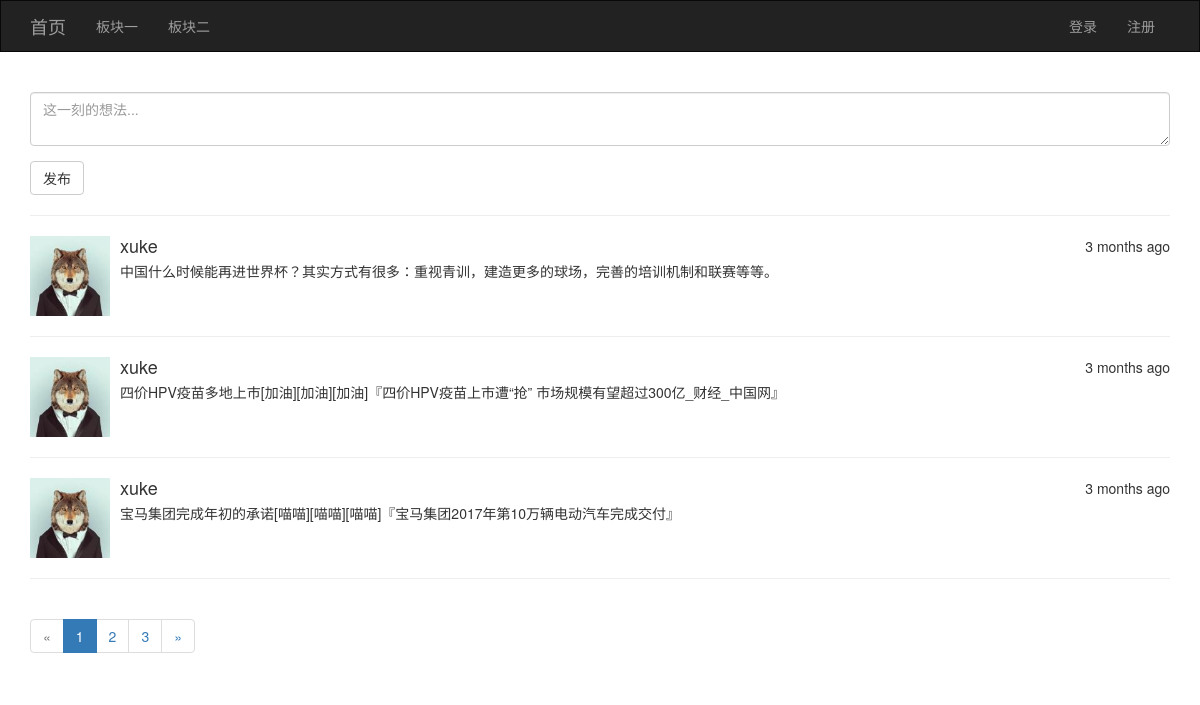
The page / on the database its author committed.
### app/models/posts.py (models this page shows)
class Post(db.Model):
    __tablename__ = 'posts'
    id = db.Column(db.Integer, primary_key=True)
    content = db.Column(db.String(200))
    timestamp = db.Column(db.DateTime, default=datetime.utcnow)
    rid = db.Column(db.Integer, default=0)
    uid = db.Column(db.Integer, db.ForeignKey('users.id'))

### app/models/user.py (models this page shows, shortened)
class User(db.Model, UserMixin):
    __tablename__ = 'users'
    id = db.Column(db.Integer, primary_key=True)
    username = db.Column(db.String(20), unique=True)
    password_hash = db.Column(db.String(128))
    email = db.Column(db.String(64), unique=True)
    confirmed = db.Column(db.Boolean, default=False)
    icon = db.Column(db.String(64), default='default.jpg')
    posts = db.relationship('Post', backref='user', lazy='dynamic')
    @property
    def password(self):
        raise AttributeError('密码不能直接访问')

### app/views/main.py (the view, shortened to what this page needs)
@main.route('/', methods=['GET', 'POST'])
def index():
    form = PostForm()
    page = int(request.args.get('page', 1))
    pagination = Post.query.filter_by(rid=0).order_by(Post.timestamp.desc()).paginate(
        page=page,per_page=3, error_out=False)
    posts = pagination.items
    return render_template('main/index.html', form=form, posts=posts, pagination=pagination)

### app/forms/posts.py
class PostForm(FlaskForm):
    content = TextAreaField('', render_kw={'placeholder': '这一刻的想法...'}, validators=[Length(5,200, message='说话要注意分寸，必须在5~200个字符之间！')])
    submit = SubmitField('发布')

### app/templates/main/index.html (shortened to what this page needs)
{% extends 'common/base.html' %}
{% block page_content %}
    {{ wtf.quick_form(form) }}
    {% for post in posts %}
        <hr/>
        <div class="media">
            <div class="media-left media-middle">
                <a href="#">
                    <img class="media-object" style="height: 80px;width: 80px;" src="{{ url_for('static', filename='upload/' + post.user.icon) }}" alt="头像">
                </a>
            </div>
            <div class="media-body">
                <div style="float:right">{{ moment(post.timestamp).fromNow() }}</div>
                <h4 class="media-heading">{{ post.user.username }}</h4>
                {{ post.content }}
            </div>
        </div>
    {% endfor %}
    <hr/>
    {{ show_pagination(pagination, 'main.index') }}
{% endblock %}

### app/templates/common/base.html (shortened to what this page needs)
{% extends 'bootstrap/base.html' %}
{% from 'common/macro.html' import show_pagination %}
{% import 'bootstrap/wtf.html' as wtf %}
{% block head %}
    {{ super() }}
{% endblock %}
{% block navbar %}
    <nav class="navbar navbar-inverse" style="border-radius:0px">
        <div class="container">
            <div class="navbar-header">
                <a class="navbar-brand" href="{{ url_for('main.index') }}">首页</a>
            </div>
            <div class="collapse navbar-collapse">
                <ul class="nav navbar-nav">
                    <li><a href="#">板块一</a></li>
                    <li><a href="#">板块二</a></li>
                </ul>
                <ul class="nav navbar-nav navbar-right">
                    {% if current_user.is_authenticated %}
                        <li class="dropdown">
                            <a href="#" class="dropdown-toggle" data-toggle="dropdown" role="button"
                               aria-haspopup="true" aria-expanded="false">{{ current_user.username }} <span
                                    class="caret"></span></a>
                            <ul class="dropdown-menu">
                                <li><a href="{{ url_for('user.profile') }}">个人详情</a></li>
                                <li><a href="{{ url_for('user.change_password') }}">修改密码</a></li>
                                <li><a href="{{ url_for('user.icon') }}">修改头像</a></li>
                                <li><a href="#">修改邮箱</a></li>
                            </ul>
                        </li>
                        <li><a href="{{ url_for('user.logout') }}">退出</a></li>
                    {% else %}
                        <li><a href="{{ url_for('user.login') }}">登录</a></li>
                        <li><a href="{{ url_for('user.register') }}">注册</a></li>
                    {% endif %}
                </ul>
            </div>
        </div>
    </nav>
{% endblock %}
{% block content %}
    <div class="container">
        {% block page_content %}
        {% endblock %}
    </div>
{% endblock %}

### app/templates/common/macro.html
{% macro show_pagination(pagination, endpoint) %}
    <nav aria-label="Page navigation">
        <ul class="pagination">
            {% if pagination.has_prev %}
                <li>
                    <a href="{{ url_for(endpoint, page=pagination.prev_num) }}" aria-label="Previous">
                        <span aria-hidden="true">&laquo;</span>
                    </a>
                </li>
            {% else %}
                <li class="disabled">
                    <span aria-hidden="true">&laquo;</span>
                </li>
            {% endif %}
            {% for p in pagination.iter_pages() %}
                {% if p == pagination.page %}
                    <li class="active"><a href="{{ url_for(endpoint, page=p) }}">{{ p }}</a></li>
                {% else %}
                    <li><a href="{{ url_for(endpoint, page=p) }}">{{ p }}</a></li>
                {% endif %}
            {% endfor %}
            {% if pagination.has_next %}
                <li>
                    <a href="{{ url_for(endpoint, page=pagination.next_num) }}" aria-label="Next">
                        <span aria-hidden="true">&raquo;</span>
                    </a>
                </li>
            {% else %}
                <li class="disabled">
                    <span aria-hidden="true">&raquo;</span>
                </li>
            {% endif %}
        </ul>
    </nav>
{% endmacro %}

### rows shown on the page
Post: icon (picture), timestamp "3 months ago", user.username "xuke", content "中国什么时候能再进世界杯？其实方式有很多：重视青训，建造更多的球场，完善的培训机制和联赛等等。"
Post: icon (picture), timestamp "3 months ago", user.username "xuke", content "四价HPV疫苗多地上市[加油][加油][加油]『四价HPV疫苗上市遭“抢” 市场规模有望超过300亿_财经_中国网』"
Post: icon (picture), timestamp "3 months ago", user.username "xuke", content "宝马集团完成年初的承诺[喵喵][喵喵][喵喵]『宝马集团2017年第10万辆电动汽车完成交付』"

### other values the page prints
{{ p }} "1"
{{ p }} "2" "3"
